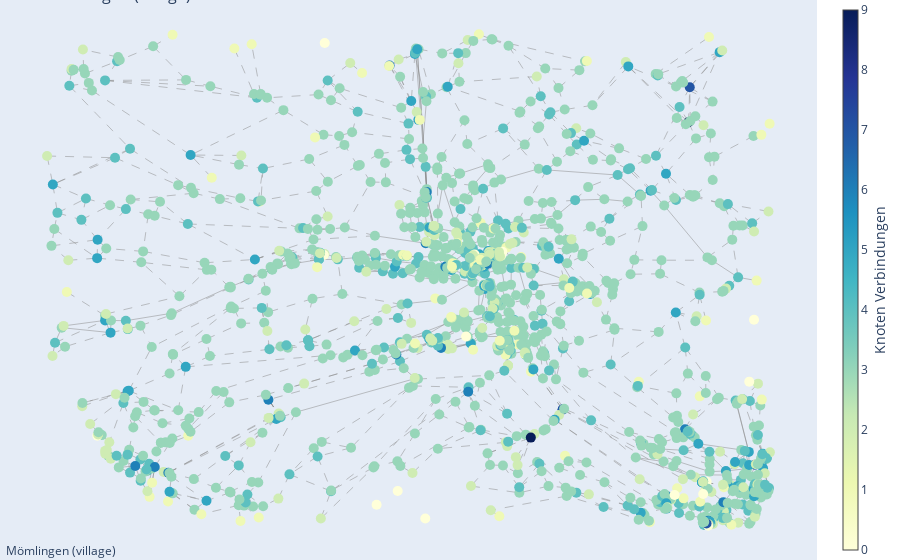

The notebook cell saved with this chart:
### Code cell
city_data = load_from_xml_with_length(city_name)
node_degrees = dict(G.degree()) 

node_x = []
node_y = []
node_text = []  
node_color = [] 

for index, row in city_data.iterrows():
    if pd.notnull(row['longitude']) and pd.notnull(row['latitude']):
        node_x.append(row['longitude'])
        node_y.append(row['latitude'])
        
        hover_info = f"ID: {row['id']}<br>Tag Key: {row['tagkey']}<br>Tag Value: {row['tagvalue']}<br>Degree: {node_degrees[row['id']]}"
        node_text.append(hover_info)
        
        node_color.append(node_degrees[row['id']])

edge_x = []
edge_y = []
dashed_edge_x = []
dashed_edge_y = []
edge_street_names = []

for edge in G.edges():
    x0, y0 = pos[edge[0]]
    x1, y1 = pos[edge[1]]

    # Überprüfen, ob der Rand highway != 'residual' ist
    is_dashed_highway = False
    street_name = ""
    for street in city_data[city_data['type'] == 'way'].itertuples():
        if edge[0] in street.node_ids and edge[1] in street.node_ids:
            street_name = street.tagvalue
            # Highway-Kanten, die nicht 'residual' sind, werden gestrichelt
            if street.tagkey == "highway" and street.tagvalue not in ['residential', 'unclassified', 'service', 'tertiary', 'secondary']:
                is_dashed_highway = True
            break

    if is_dashed_highway:
        dashed_edge_x.extend([x0, x1, None])
        dashed_edge_y.extend([y0, y1, None])
    else:
        edge_x.extend([x0, x1, None])
        edge_y.extend([y0, y1, None])

    # Berechnung der Mittelpunkte für die Straßennamen
    midpoint_x = (x0 + x1) / 2
    midpoint_y = (y0 + y1) / 2
    edge_street_names.append((midpoint_x, midpoint_y, street_name))


# Plot für durchgezogene Kanten
solid_edge_trace = go.Scatter(
    x=edge_x, y=edge_y,
    line=dict(width=0.5, color='#888'),
    hoverinfo='none',
    mode='lines'
)

# Plot für gestrichelte Kanten (highways)
dashed_edge_trace = go.Scatter(
    x=dashed_edge_x, y=dashed_edge_y,
    line=dict(width=0.5, color='#888', dash='dash'),
    hoverinfo='none',
    mode='lines'
)

# Plot für Knoten
node_trace = go.Scatter(
    x=node_x, y=node_y,
    mode='markers',
    hoverinfo='text',
    marker=dict(
        showscale=True,
        colorscale='YlGnBu',
        color=node_color,
        size=10,
        colorbar=dict(
            thickness=15,
            title='Knoten Verbindungen',
            xanchor='left',
            titleside='right'
        )),
    text=node_text
)

# Hinzufügen der Straßennamen zwischen den Knoten
street_name_trace = go.Scatter(
    x=[name[0] for name in edge_street_names],
    y=[name[1] for name in edge_street_names],
    text=[name[2] for name in edge_street_names],
    mode='text',
    textfont=dict(
        size=12,
        color='darkblue'
    ),
    hoverinfo='text'
)

layout = go.Layout(
    title=city_name,
    titlefont=dict(size=16),
    showlegend=False,
    hovermode='closest',
    margin=dict(b=0, l=0, r=0, t=0),
    annotations=[dict(
        text=f"{city_name}",
        showarrow=False,
        xref="paper", yref="paper",
        x=0.005, y=-0.002)],
    xaxis=dict(showgrid=False, zeroline=False, visible=False),
    yaxis=dict(showgrid=False, zeroline=False, visible=False)
)

fig = go.Figure(data=[solid_edge_trace, dashed_edge_trace, node_trace], layout=layout)

fig.show()

### Figure 1 — Plotly figure (JSON) as saved in the notebook; plotly's stock layout.template omitted (floating-point values rounded to 4 significant figures; data arrays with more than 128 entries replaced by an {"elided": "..."} marker saying what was removed)
{"data": [{"hoverinfo": "none", "line": {"color": "#888", "width": 0.5}, "mode": "lines", "type": "scatter", "x": {"elided": "2124 float values"}, "y": {"elided": "2124 float values"}}, {"hoverinfo": "none", "line": {"color": "#888", "dash": "dash", "width": 0.5}, "mode": "lines", "type": "scatter", "x": {"elided": "4017 float values"}, "y": {"elided": "4017 float values"}}, {"hoverinfo": "text", "marker": {"color": {"elided": "1325 int values"}, "colorbar": {"thickness": 15, "title": {"side": "right", "text": "Knoten Verbindungen"}, "xanchor": "left"}, "colorscale": [[0, "rgb(255,255,217)"], [0.125, "rgb(237,248,177)"], [0.25, "rgb(199,233,180)"], [0.375, "rgb(127,205,187)"], [0.5, "rgb(65,182,196)"], [0.625, "rgb(29,145,192)"], [0.75, "rgb(34,94,168)"], [0.875, "rgb(37,52,148)"], [1, "rgb(8,29,88)"]], "showscale": true, "size": 10}, "mode": "markers", "text": {"elided": "1325 str values"}, "type": "scatter", "x": {"elided": "1325 float values"}, "y": {"elided": "1325 float values"}}], "layout": {"annotations": [{"showarrow": false, "text": "Mömlingen (village)", "x": 0.005, "xref": "paper", "y": -0.002, "yref": "paper"}], "hovermode": "closest", "margin": {"b": 0, "l": 0, "r": 0, "t": 0}, "showlegend": false, "title": {"font": {"size": 16}, "text": "Mömlingen (village)"}, "xaxis": {"showgrid": false, "visible": false, "zeroline": false}, "yaxis": {"showgrid": false, "visible": false, "zeroline": false}}}
